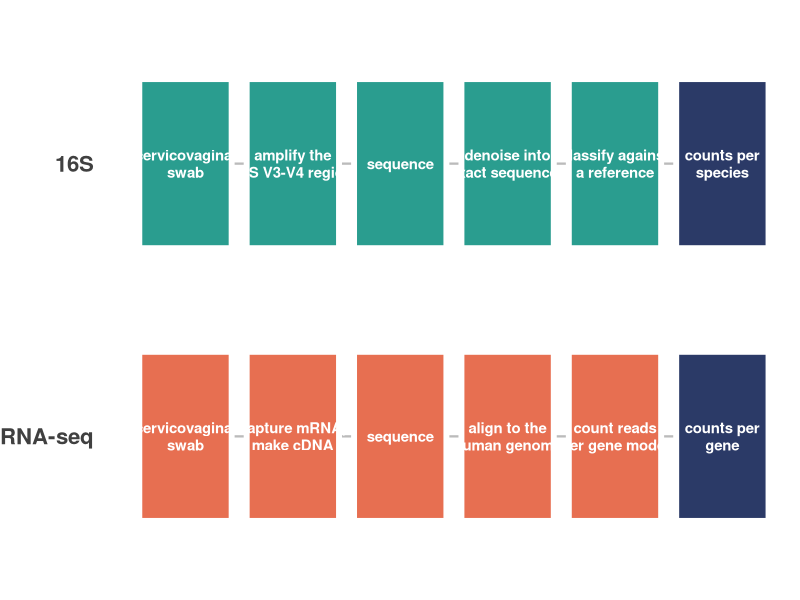
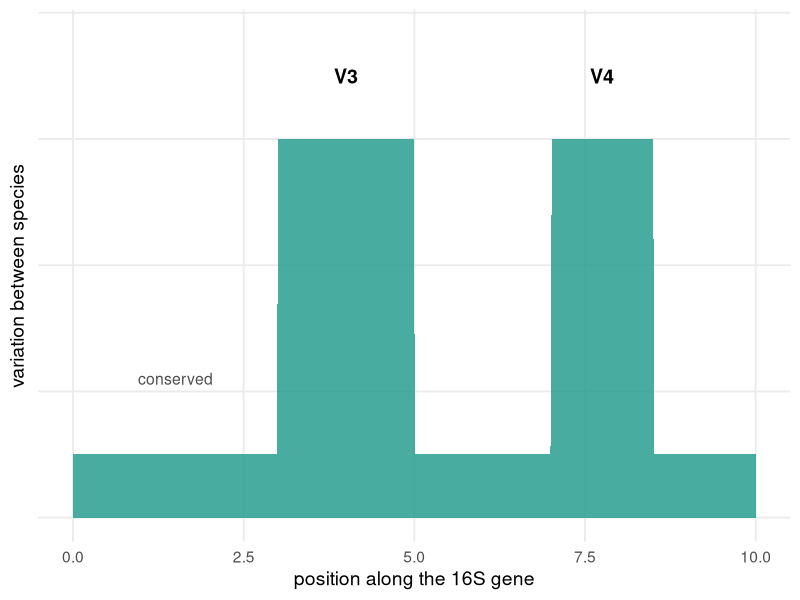
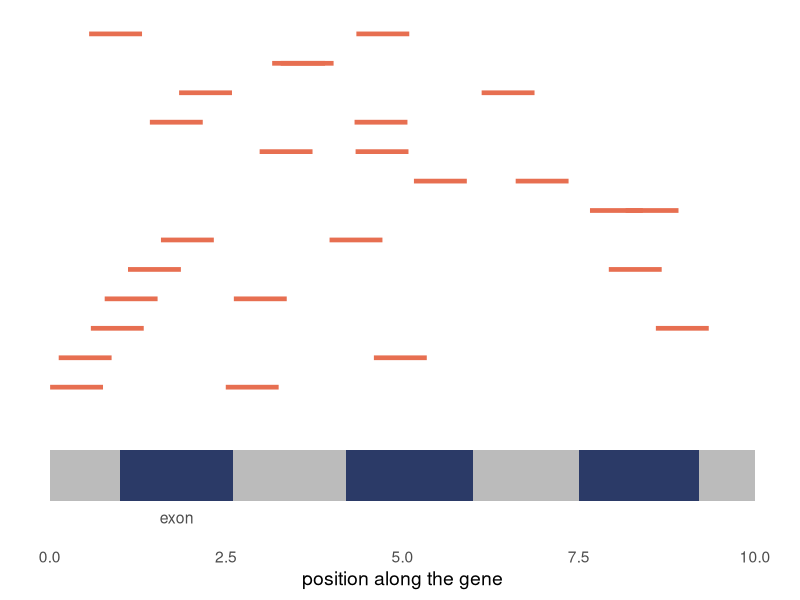

The R script that drew these images, in order:
## ---- chunk 1
library(tidyverse)
library(patchwork)
pal <- c(navy = "#2b3a67", teal = "#2a9d8f", orange = "#e76f51",
         gold = "#e9c46a", grey = "#bbbbbb")
theme_set(theme_minimal(base_size = 15))
set.seed(11)
## ---- chunk 2
#| fig-width: 15
#| fig-height: 6
steps <- tribble(
  ~path, ~step, ~label,
  "16S", 1, "cervicovaginal\nswab",
  "16S", 2, "amplify the\n16S V3-V4 region",
  "16S", 3, "sequence",
  "16S", 4, "denoise into\nexact sequences",
  "16S", 5, "classify against\na reference",
  "16S", 6, "counts per\nspecies",
  "RNA", 1, "cervicovaginal\nswab",
  "RNA", 2, "capture mRNA,\nmake cDNA",
  "RNA", 3, "sequence",
  "RNA", 4, "align to the\nhuman genome",
  "RNA", 5, "count reads\nper gene model",
  "RNA", 6, "counts per\ngene"
) |>
  mutate(y = if_else(path == "16S", 2, 1),
         fill = case_when(step == 6 ~ pal[["navy"]],
                          path == "16S" ~ pal[["teal"]],
                          TRUE ~ pal[["orange"]]))

ggplot(steps, aes(step, y)) +
  geom_segment(aes(x = step, xend = step + 0.98, y = y, yend = y),
               data = steps |> filter(step < 6),
               colour = pal[["grey"]], linewidth = 0.8,
               arrow = arrow(length = unit(0.18, "cm"), type = "closed")) +
  geom_tile(aes(fill = fill), width = 0.86, height = 0.62, colour = "white", linewidth = 2) +
  geom_text(aes(label = label), colour = "white", size = 3.8, lineheight = 0.95,
            fontface = "bold") +
  scale_fill_identity() +
  scale_y_continuous(breaks = c(2, 1), labels = c("16S", "RNA-seq"), limits = c(0.5, 2.5)) +
  labs(x = NULL, y = NULL) +
  theme_void(base_size = 16) +
  theme(axis.text.y = element_text(face = "bold", colour = "grey25", hjust = 1,
                                   margin = margin(r = 10)))
## ---- chunk 3
#| fig-width: 6.5
#| fig-height: 4.2
tibble(x = seq(0, 10, length.out = 500)) |>
  mutate(conserved = 0.15 + 0.1 * sin(x * 3),
         variable = if_else(x > 3 & x < 5 | x > 7 & x < 8.5, 0.9, 0.15)) |>
  ggplot(aes(x)) +
  geom_area(aes(y = variable), fill = pal[["teal"]], alpha = 0.85) +
  annotate("text", x = 4, y = 1.05, label = "V3", size = 5, fontface = "bold") +
  annotate("text", x = 7.75, y = 1.05, label = "V4", size = 5, fontface = "bold") +
  annotate("text", x = 1.5, y = 0.33, label = "conserved", size = 4, colour = "grey30") +
  labs(x = "position along the 16S gene", y = "variation between species") +
  ylim(0, 1.15) +
  theme_minimal(base_size = 14) +
  theme(axis.text.y = element_blank(), panel.grid.minor = element_blank())
## ---- chunk 4
#| fig-width: 6.5
#| fig-height: 4.2
reads <- tibble(start = runif(26, 0, 9), y = rep(1:13, each = 2) * 0.07 + 0.25)
tibble(x = 0) |>
  ggplot() +
  annotate("rect", xmin = 0, xmax = 10, ymin = 0.05, ymax = 0.17,
           fill = pal[["grey"]]) +
  annotate("rect", xmin = c(1, 4.2, 7.5), xmax = c(2.6, 6, 9.2), ymin = 0.05, ymax = 0.17,
           fill = pal[["navy"]]) +
  annotate("text", x = 1.8, y = 0.01, label = "exon", size = 4, colour = "grey30") +
  geom_segment(data = reads, aes(x = start, xend = start + 0.75, y = y, yend = y),
               colour = pal[["orange"]], linewidth = 1.6) +
  labs(x = "position along the gene", y = NULL) +
  xlim(0, 10) +
  theme_minimal(base_size = 14) +
  theme(axis.text.y = element_blank(), panel.grid = element_blank())
